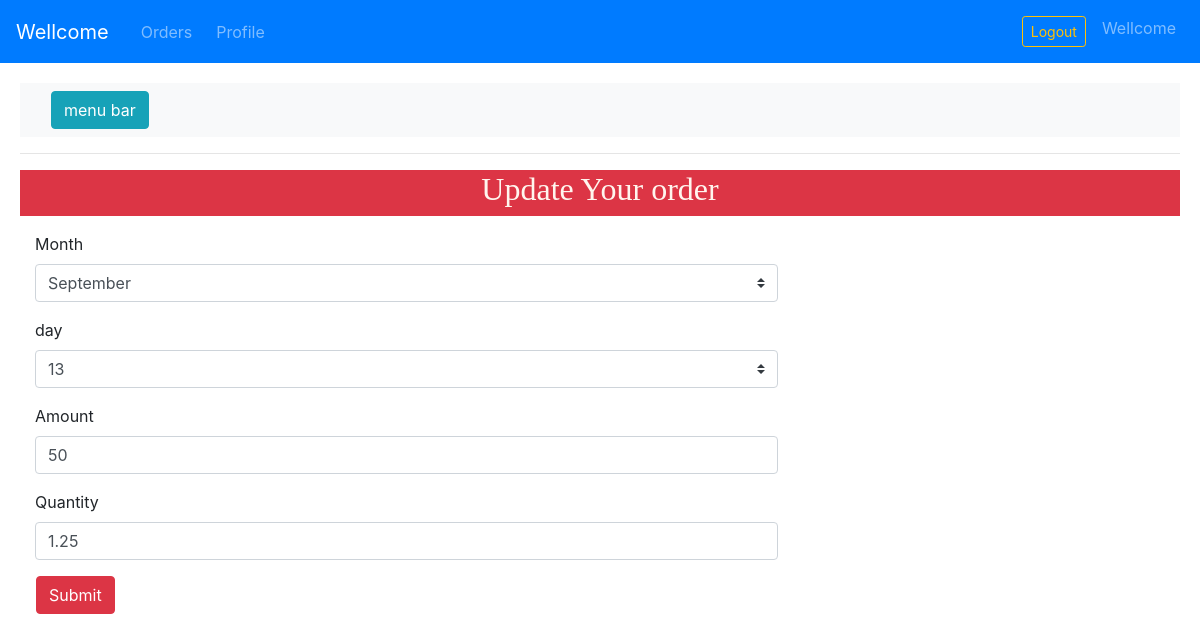
The app's page /dashboard/update/1 (signed in) with its own data.
### milkdairy/models.py (models this page shows, shortened)
class Ordersummery(models.Model):
    id = models.AutoField(primary_key=True)
    user = models.ForeignKey('client.User_data',default=1, on_delete=models.SET_DEFAULT)
    month = models.ForeignKey(Month, on_delete=models.CASCADE)
    day = models.ForeignKey(Day, on_delete=models.CASCADE)
    amount = models.IntegerField()
    quantity = models.DecimalField(max_digits=99999,decimal_places=2)
    status = models.CharField(max_length=20, default='in transit')
    payment = models.CharField(max_length=20, default='unpaid')
    date= models.DateTimeField(auto_now_add=True)
    hub = models.ForeignKey('hub.Hub_detail',null=True, on_delete=models.SET_NULL)
    delivery = models.ForeignKey('delivery.Deliveryboy', blank=True, null=True, on_delete=models.SET_NULL)

class Month(models.Model):
    id =models.AutoField(primary_key=True)
    months = models.CharField(max_length=20,)
    m_num = models.CharField( max_length=3,blank=True,null=True)
    year = models.CharField(max_length=5,default='2020')

class Day (models.Model):
    id = models.AutoField(primary_key=True)
    date = models.CharField(max_length=3)

### milk/decorators.py (the view)
        def wrapper_func(request, *args, **kwargs):
            group = None
            if request.user.groups.exists():
                group = request.user.groups.all()[0].name
                if group == allowed:
                    return view_func(request, *args, **kwargs)
                else:
                    return HttpResponse('you are not authorised for this action1')
            else:
                return HttpResponse('you are not authorised for this action')

### milkdairy/views.py (called while the page is built, shortened)
@login_required(login_url='/')
@authentication(allowed='admin')
def orderupdate(request,id):
    ordr = Ordersummery.objects.get(id= id)
    return render(request, 'client/orderUpdate2.html', {'order':ordr,'months':Month.objects.all,'days':Day.objects.all})

### client/templates/client/orderUpdate2.html (shortened to what this page needs)
{% extends 'client/baseTemplate.html' %}
{% block body %}
<div class="d-flex justify-content-center mt-3 bg-danger"> <h2 style="font-family: 'Times New Roman', Times, serif; color: seashell;">Update Your order</h2></div>
<div class="form mt-3">
    <form method = "post" action="">
        <div class="form-group  col-md-8">
            <label for="months">Month </label>
            <select class="custom-select" name="month" id="months">
                <option value= "{{order.month.id}}" selected>{{order.month.months}}</option>
            </select>
        </div>
        <div class="form-group  col-md-8">
            <label for="days">day </label>
            <select class="custom-select" name="day" id="days">
                <option value="{{order.day.id}}" selected>{{order.day.date}}</option>
            </select>
        </div>
      <div class="form-group  col-md-8">
            <label for="amnt"> Amount </label>
            <input type="number" onchange="amnt()" id ="amount" class="form-control" name="amount" value="{{order.amount}}" placeholder="Enter amount">
        </div>
      <div class="form-group  col-md-8">
            <label for="quantity"> Quantity </label>
            <input type="number"  min="0" step="any" id ="quantity" onchange="qunty()" class="form-control" name="quantity" value="{{order.quantity}}" placeholder="Enter Quantity">
        </div>
        <button class="btn btn-danger ml-3" type="submit">Submit</button>
        </form>
</div>
{% endblock %}

### records on screen
Ordersummery: month "September", day "13", amount "50", quantity "1.25"
